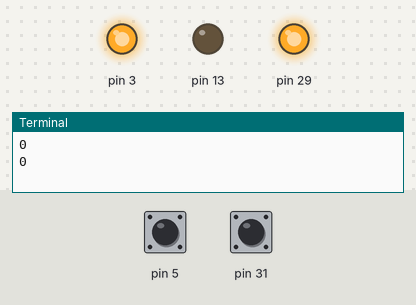
This program was run on a simulated Raspberry Pi (header pin numbers). Shown: output pins drawn as LEDs (lit = HIGH), the last lines printed to the terminal. The inputs (shaded band) are chosen by the test bench; at power-on: pin 5 LOW, pin 31 LOW.

Above: at 1.2 s.
1.3 s: pin 5 pulled HIGH for 1 s
At 2.6 s:
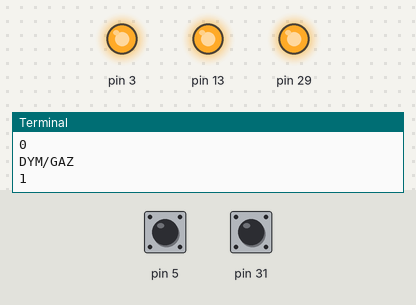
4.5 s: pin 31 pulled HIGH for 0.6 s
At 6.4 s:
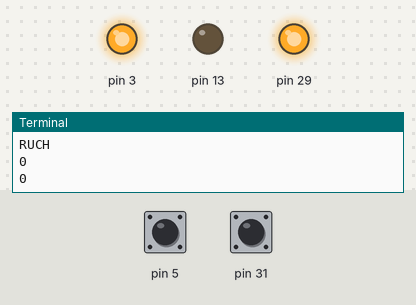
6.6 s: pin 31 pulled HIGH for 3.2 s
At 7.6 s:
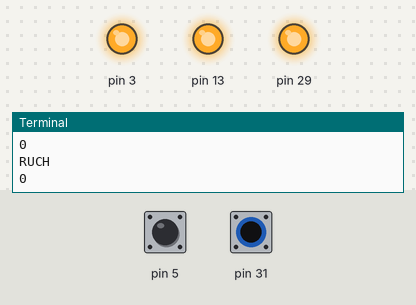
11.5 s: pin 5 pulled HIGH for 3.2 s
At 16.2 s:
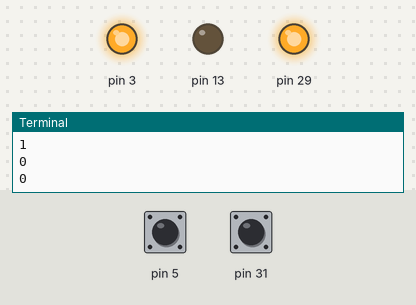
Timing chart, 0 to 17.5 s (numbered marks = the images above; inputs shaded):
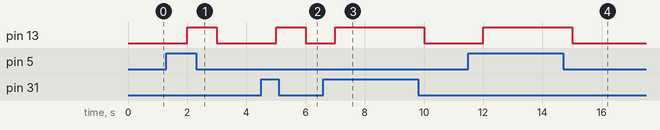

The program:

run.py
```python
from sensors.buzzer import BuzzerComponent
from sensors.smoke import SmokeSensor
from sensors.move import MoveSensor
from time import sleep


if __name__ == '__main__':
    smoke_sensor = SmokeSensor(3,5)
    buzzer_component = BuzzerComponent(13)
    move_sensor = MoveSensor(29,31)

    smoke_sensor.enable()
    move_sensor.enable()

    while 1:
        '''if smoke_sensor.listen() or move_sensor.listen():'''
        if move_sensor.listen():
            buzzer_component.turn_on()
            print('RUCH')
        elif smoke_sensor.listen():
            buzzer_component.turn_on()
            print('DYM/GAZ')
        else:
            buzzer_component.turn_off()
        print(smoke_sensor.listen())
        sleep(1)
```

buzzer.py
```python
import RPi.GPIO as GPIO

class BuzzerComponent:
    def __init__(self, pin_signal):
        self.pin_signal = pin_signal
        # setup GPIO using Board numbering
        GPIO.setmode(GPIO.BOARD)
        GPIO.setup(self.pin_signal, GPIO.OUT, initial=GPIO.LOW)

    def __del__(self):
        GPIO.cleanup()

    def turn_on(self):
        GPIO.output(self.pin_signal, True)

    def turn_off(self):
        GPIO.output(self.pin_signal, False)
```

smoke.py
```python
import RPi.GPIO as GPIO

class SmokeSensor:
    def __init__(self, pin_VCC, pin_dout):
        self.pin_VCC = pin_VCC
        self.pin_dout = pin_dout
        # setup GPIO using Board numbering
        GPIO.setmode(GPIO.BOARD)
        GPIO.setup(self.pin_dout, GPIO.IN, pull_up_down=GPIO.PUD_DOWN)
        GPIO.setup(self.pin_VCC, GPIO.OUT, initial=GPIO.LOW)

    def __del__(self):
        GPIO.cleanup()

    def enable(self):
        GPIO.output(self.pin_VCC, True)

    def disable(self):
        GPIO.output(self.pin_VCC, False)

    def listen(self):
        return GPIO.input(self.pin_dout)
```

move.py
```python
import RPi.GPIO as GPIO

class MoveSensor:
    def __init__(self, pin_VCC, pin_out):
        self.pin_VCC = pin_VCC
        self.pin_out = pin_out
        # setup GPIO using Board numbering
        GPIO.setmode(GPIO.BOARD)
        GPIO.setup(self.pin_out, GPIO.IN, pull_up_down=GPIO.PUD_DOWN)
        GPIO.setup(self.pin_VCC, GPIO.OUT, initial=GPIO.LOW)

    def __del__(self):
        GPIO.cleanup()

    def enable(self):
        GPIO.output(self.pin_VCC, True)

    def disable(self):
        GPIO.output(self.pin_VCC, False)

    def listen(self):
        return GPIO.input(self.pin_out)
```

Measured:
- after the input at 1.3 s, pin 13: LOW → HIGH after 0.70 s, → LOW 1.0 s later
- after the input at 4.5 s, pin 13: LOW → HIGH after 0.50 s, → LOW 1.0 s later
- after the input at 6.6 s, pin 13: LOW → HIGH after 0.40 s, → LOW 3.0 s later
- after the input at 11.5 s, pin 13: LOW → HIGH after 0.50 s, → LOW 3.0 s later
